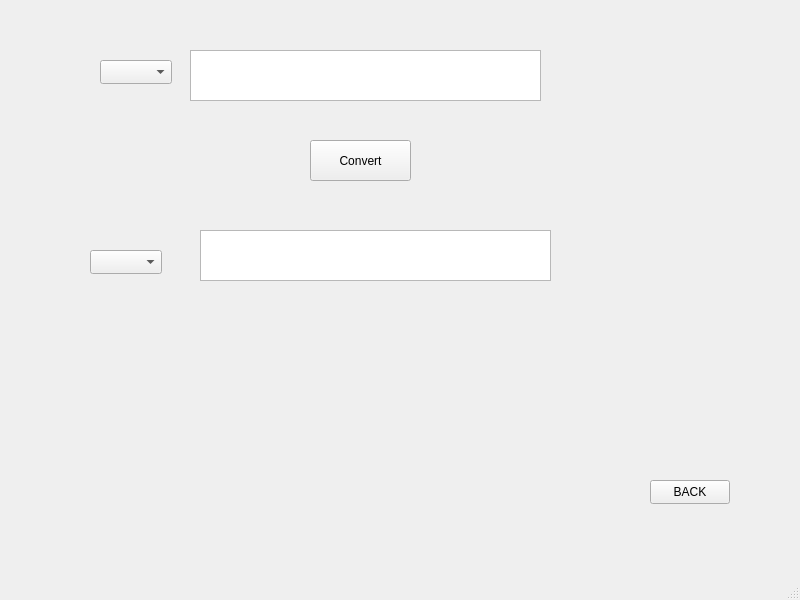
<?xml version="1.0" encoding="UTF-8"?>
<ui version="4.0">
 <class>CurrencyConverterMainWindow</class>
 <widget class="QMainWindow" name="CurrencyConverterMainWindow">
  <property name="geometry">
   <rect>
    <x>0</x>
    <y>0</y>
    <width>800</width>
    <height>600</height>
   </rect>
  </property>
  <property name="windowTitle">
   <string>MainWindow</string>
  </property>
  <widget class="QWidget" name="centralwidget">
   <widget class="QTextEdit" name="uservalue">
    <property name="geometry">
     <rect>
      <x>190</x>
      <y>50</y>
      <width>351</width>
      <height>51</height>
     </rect>
    </property>
   </widget>
   <widget class="QPushButton" name="currencyButton">
    <property name="geometry">
     <rect>
      <x>310</x>
      <y>140</y>
      <width>101</width>
      <height>41</height>
     </rect>
    </property>
    <property name="text">
     <string>Convert</string>
    </property>
   </widget>
   <widget class="QTextEdit" name="useroutput">
    <property name="geometry">
     <rect>
      <x>200</x>
      <y>230</y>
      <width>351</width>
      <height>51</height>
     </rect>
    </property>
    <property name="acceptRichText">
     <bool>true</bool>
    </property>
   </widget>
   <widget class="QPushButton" name="backbutton">
    <property name="geometry">
     <rect>
      <x>650</x>
      <y>480</y>
      <width>80</width>
      <height>24</height>
     </rect>
    </property>
    <property name="text">
     <string>BACK</string>
    </property>
   </widget>
   <widget class="QComboBox" name="currencyComboBox">
    <property name="geometry">
     <rect>
      <x>100</x>
      <y>60</y>
      <width>72</width>
      <height>24</height>
     </rect>
    </property>
   </widget>
   <widget class="QComboBox" name="currencyComboBox_2">
    <property name="geometry">
     <rect>
      <x>90</x>
      <y>250</y>
      <width>72</width>
      <height>24</height>
     </rect>
    </property>
   </widget>
  </widget>
  <widget class="QMenuBar" name="menubar">
   <property name="geometry">
    <rect>
     <x>0</x>
     <y>0</y>
     <width>800</width>
     <height>21</height>
    </rect>
   </property>
  </widget>
  <widget class="QStatusBar" name="statusbar"/>
 </widget>
 <resources/>
 <connections/>
</ui>
